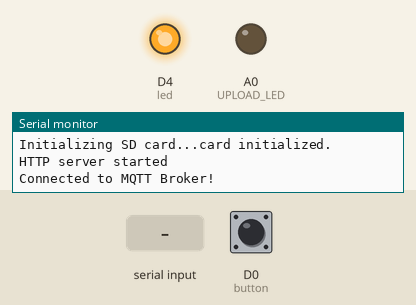
Recording of a sketch running on a simulated ESP8266 (NodeMCU). On the bench: output pins drawn as LEDs (lit = HIGH), the last lines printed to the serial monitor. Inputs (shaded band) come from the test bench; at power-on: D0 (button) LOW. WiFi joins after 1.5 s; servers stay silent unless stated; storage starts empty; no MQTT or app messages arrive unless stated.

Above: at 3.2 s.
3.3 s: D0 (button) pulled HIGH for 0.15 s
At 3.38 s:
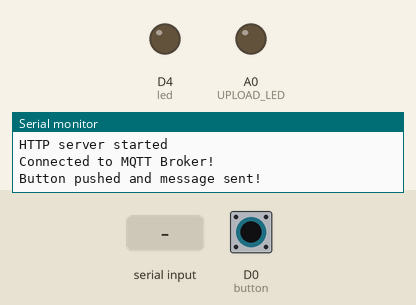
6.4 s: "$#" received over the second serial link
At 7.1 s:
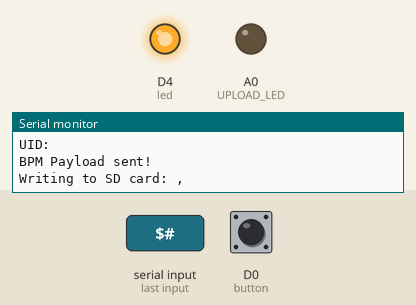
9.4 s: "~#" received over the second serial link
At 10.4 s:
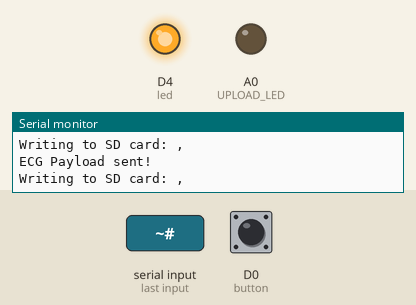
10.9 s: D0 (button) pulled HIGH for 3.2 s
At 11.7 s:
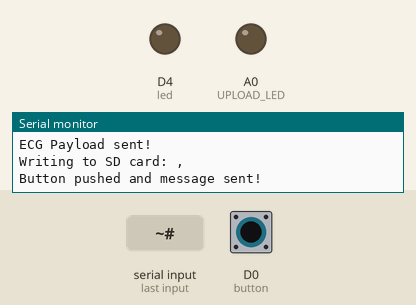
Timing chart, 0 to 15.6 s (numbered marks = the images above; inputs shaded):
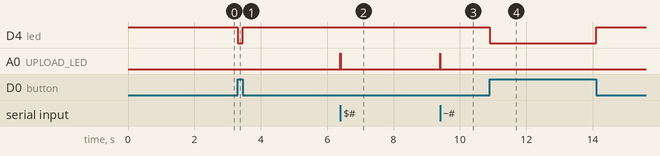

The sketch:

NodeMCU_Serial_SDcard_cloud.ino
```cpp
#include <ESP8266WiFi.h>
#include <WiFiClient.h>
#include <ESP8266WebServer.h>
#include <SoftwareSerial.h>
#include <PubSubClient.h>
#include <SPI.h>
#include <SD.h>
#include <Bounce2.h>

#include "index.h"

#define BAUD_RATE         115200
#define BPM_MAX_RX_CHAR   32
#define ECG_MAX_RX_CHAR   35
#define UPLOAD_LED        A0

const int SD_CS = D8; /* SD card CS/SS Pin */
const int led = LED_BUILTIN; // This code uses the built-in led for visual feedback that the button has been pressed
const int button = D0;       // Connect your button to pin #13

const char* ssid = "ravi";          // WiFi SSID
const char* password = "raviteja";  // WiFi Password

const char* mqtt_server = "192.168.43.173";  // MQTT IP Address
const char* mqtt_topic_bpm = "HK/BPM";    // MQTT Topic Name
const char* mqtt_topic_ecg = "HK/ECG";    // MQTT Topic Name
const char* clientID = "ESP8266";     // The client id identifies the ESP8266 device.

String Unique_ID="";

SoftwareSerial swSer(0, 2, false, 300);
File myFile;    /* Creating an File Object */
Sd2Card card;   /* Creating an SD card object */
ESP8266WebServer server(80); //Server on port 80
WiFiClient wifiClient;       // Initialise the WiFi
PubSubClient client(mqtt_server, 1883, wifiClient);   // 1883 is the listener port for the Broker
Bounce bouncer = Bounce();  // Initialise the Pushbutton Bouncer object

void setup() {
  pinMode(led, OUTPUT);
  pinMode(button, INPUT);
  digitalWrite(led, HIGH); // Switch the on-board LED off to start with
  pinMode(UPLOAD_LED,OUTPUT);
  digitalWrite(UPLOAD_LED,LOW);
  bouncer.attach(button);  // Setup pushbutton Bouncer object
  bouncer.interval(5);

  Serial.begin(BAUD_RATE);
  Serial.println("\nHardware Serial Started in NodeMCU");

  swSer.begin(BAUD_RATE);
  swSer.println("Software Serial Started in NodeMCU");

  ConnectToWiFi();
  SDcardSetup();  /* Initialize SD card*/

  server.on("/", handleRoot);      //Which routine to handle at root location
  server.on("/action_page", handleForm); //form action is handled here
  server.on("/registration", handleRegistration); //form action is handled here
  server.on("/upload_data", upload_data);
  server.begin();                  //Start server
  Serial.println("HTTP server started");
  delay(500);
  if (client.connect(clientID)){                  // Connect to MQTT Broker
    Serial.println("Connected to MQTT Broker!");
  }
  else {
    Serial.println("Connection to MQTT Broker failed...");
  }
}

void loop() {
  server.handleClient();          //Handle client requests
  ScanBTNstatus();

  String incomingString = "";
  char count = 0;
  Unique_ID = server.arg("unique_id");
  while (swSer.available() > 0) {

    incomingString = swSer.readStringUntil('#');

    if(incomingString.startsWith("$")){
      String bpmString = "";
      String BPMpayload = "";

      bpmString = bpmString + incomingString;
      bpmString.remove(0,1);
      BPMpayload = BPMpayload + "B" + "," +  Unique_ID + "," + bpmString;
      digitalWrite(UPLOAD_LED,HIGH);
      Serial.print("UID: ");
      Serial.println(Unique_ID);
      SendDataToServer_BPM(BPMpayload);
      bpmString = Unique_ID + "," + bpmString;
      writeToSDcard_BPM(bpmString);
      digitalWrite(UPLOAD_LED,LOW);
//      Serial.println(bpmString);
    }

    if(incomingString.startsWith("~")){
      String ecgString = "";
      String ECGpayload = "";

      ecgString = ecgString + incomingString;
      ecgString.remove(0,1);
      ECGpayload = ECGpayload + "E" + "," +  Unique_ID + "," + ecgString;
      digitalWrite(UPLOAD_LED,HIGH);
      SendDataToServer_ECG(ECGpayload);
      ecgString = Unique_ID + "," + ecgString;
      writeToSDcard_ECG(ecgString);
      digitalWrite(UPLOAD_LED,LOW);
    }

    if(incomingString.length()>40){
      Serial.println("Buffer Overflow");
      break;
    }
  } // while loop ends
} // void loop ends

void SendDataToServer_BPM(String HKpayload){
  String payload="";
  char payloadArray[200];
  unsigned int payloadIndex=0;

  payload = HKpayload;
  if (client.publish(mqtt_topic_bpm, payload.c_str())) {      // PUBLISH to the MQTT Broker (topic = mqtt_topic, defined at the beginning)
      Serial.println("BPM Payload sent!");
  }
  //client.publish will return a boolean value depending on whether it succeded or not.
  else {
    Serial.println("Message failed to send. Reconnecting to MQTT Broker and trying again");
    client.connect(clientID);
    delay(10);                                              // This delay ensures that client.publish doesn't clash with the client.connect call
    client.publish(mqtt_topic_bpm, payloadArray);
  }
} // send data ends

void SendDataToServer_ECG(String HKpayload){
  String payload="";
  char payloadArray[200];
  unsigned int payloadIndex=0;

  payload = HKpayload;
  if (client.publish(mqtt_topic_ecg, payload.c_str())) {      // PUBLISH to the MQTT Broker (topic = mqtt_topic, defined at the beginning)
      Serial.println("ECG Payload sent!");
  }
  //client.publish will return a boolean value depending on whether it succeded or not.
  else {
    Serial.println("Message failed to send. Reconnecting to MQTT Broker and trying again");
    client.connect(clientID);
    delay(10);                                              // This delay ensures that client.publish doesn't clash with the client.connect call
    client.publish(mqtt_topic_ecg, payloadArray);
  }
} // send data ends

void handleRoot() {
  String s = MAIN_page; //Read HTML contents
  server.send(200, "text/html", s); //Send web page
}

/*  server.on("/registration", handleRegistration); */
void handleRegistration(){
  String s = Registration_PAGE; //Read HTML contents
  server.send(200, "text/html", s); //Send web page
}

/*  server.on("/action_page", handleForm);  */
void handleForm() {
  String PersonDetails = "";

  Unique_ID = server.arg("unique_id");
  String firstName = server.arg("firstname");
  String lastName = server.arg("lastname");
  String gender = server.arg("gender");
  String age = server.arg("age");

  PersonDetails = PersonDetails + Unique_ID + "," + firstName + "," + lastName + "," + gender + "," + age;
  Serial.print("Personal Details: ");
  Serial.println(PersonDetails);
  writeToSDcard_Registration(PersonDetails);

  String s = "<h2>Form Submitted<h2><h4><a href='/'><button> New Form </button> </a></h4>";
  server.send(200, "text/html", s); //Send web page
}

void upload_data(){

  Unique_ID = server.arg("unique_id");

  Serial.print("Uploded UID : ");
  Serial.println(Unique_ID);
  String s = "<h2>Data Uploaded<h2><h4><a href='/'><button> New Upload </button> </a></h4>";
  server.send(200, "text/html", s); //Send web page

}

void writeToSDcard_BPM(String logData){
  /* Checking for SD Status */
  /* If SD card Status has error then fuction returns Else Opens file and Writes data to it */
  if (!card.init(SPI_HALF_SPEED, SD_CS)) {
    Serial.println("initialization failed. Things to check:");
    Serial.println("* is a card inserted?");
    Serial.println("* is your wiring correct?");
    Serial.println("* did you change the SD_CS pin to match your shield or module?");
    return;
  }
  else {
    File dataFile = SD.open("BPM_log.txt", FILE_WRITE); /* Open file in Write mode */
    if (dataFile) {               /* Check for File Else print Error */
      Serial.print("Writing to SD card: ");
      dataFile.println(logData);  /* Writing data to the file */
      dataFile.close();           /* Closing file */
      Serial.println(logData);
    }
    else {  Serial.println("error opening BPM_log.txt");  }
  }
}
/*  writeToSDcard ends  */

void writeToSDcard_ECG(String logData){
  /* Checking for SD Status */
  /* If SD card Status has error then fuction returns Else Opens file and Writes data to it */
  if (!card.init(SPI_HALF_SPEED, SD_CS)) {
    Serial.println("initialization failed. Things to check:");
    Serial.println("* is a card inserted?");
    Serial.println("* is your wiring correct?");
    Serial.println("* did you change the SD_CS pin to match your shield or module?");
    return;
  }
  else {
    File dataFile = SD.open("ECG_log.txt", FILE_WRITE); /* Open file in Write mode */
    if (dataFile) {               /* Check for File Else print Error */
      Serial.print("Writing to SD card: ");
      dataFile.println(logData);  /* Writing data to the file */
      dataFile.close();           /* Closing file */
      Serial.println(logData);
    }
    else {  Serial.println("error opening ECG_log.txt");  }
  }
}
/*  writeToSDcard ends  */

void writeToSDcard_Registration(String logData){
  /* Checking for SD Status */
  /* If SD card Status has error then fuction returns Else Opens file and Writes data to it */
  Serial.println("Inside Function");
  if (!card.init(SPI_HALF_SPEED, SD_CS)) {
    Serial.println("initialization failed. Things to check:");
    Serial.println("* is a card inserted?");
    Serial.println("* is your wiring correct?");
    Serial.println("* did you change the SD_CS pin to match your shield or module?");
    return;
  }
  else {
    Serial.println("Inside else condition");
    File dataFileObject = SD.open("Registrations.txt", FILE_WRITE); /* Open file in Write mode */
    Serial.println("File object created");
    Serial.print("Data to write: ");
    Serial.println(logData);
    if (dataFileObject) {               /* Check for File Else print Error */
      Serial.println("Inside if condition");
      Serial.print("Writing to SD card: ");
      dataFileObject.println(logData);  /* Writing data to the file */
      dataFileObject.close();           /* Closing file */
      Serial.println("File closed");
      Serial.println(logData);
    }
    else {  Serial.println("error opening Registration_log.txt");  }
  }
}
/*  writeToSDcard ends  */

/* This Function is used to initialize the SD card */
void SDcardSetup(void){
 Serial.print("Initializing SD card...");
  if (!SD.begin(SD_CS)) {
    Serial.println("Card failed, or not present");
    while (1);
  }
  Serial.println("card initialized.");
}
/*  SDcardSetup ends  */

void ScanBTNstatus(void){
  bouncer.update();   // Update button state

  if (bouncer.rose()) {
    digitalWrite(led, LOW);

    if (client.publish(mqtt_topic_bpm, "Button pressed!")) {      // PUBLISH to the MQTT Broker (topic = mqtt_topic, defined at the beginning)
      Serial.println("Button pushed and message sent!");
    }

    else {                                                    //client.publish will return a boolean value depending on whether it succeded or not.
      Serial.println("Message failed to send. Reconnecting to MQTT Broker and trying again");
      client.connect(clientID);
      delay(10);                                              // This delay ensures that client.publish doesn't clash with the client.connect call
      client.publish(mqtt_topic_bpm, "Button pressed!");
    }
  }
  else if (bouncer.fell()) {
    // Turn light on when button is released
    digitalWrite(led, HIGH);
  }
}

void ConnectToWiFi(void) {
  WiFi.begin(ssid, password);     //Connect to your WiFi router
  Serial.println("");

  // Wait for connection
  while (WiFi.status() != WL_CONNECTED) {
    delay(500);
    Serial.print(".");
  }

  //If connection successful show IP address in serial monitor
  Serial.println("");
  Serial.print("Connected to ");
  Serial.println("WiFi");
  Serial.print("IP address: ");
  Serial.println(WiFi.localIP());  //IP address assigned to your ESP
}
```

index.h
```cpp
const char MAIN_page[] PROGMEM = R"=====(
<!DOCTYPE html>
<html>
    <body>
        <h3> Health Kit Form </h3>
        <form action="/upload_data "method="POST">
          Unique ID:<br>
          <input type="text" name="unique_id" value="">
          <br>
          <br><br>
          <input type="submit" value="Upload Data">
        </form>
        <br><br>
        <a href="/registration"><button> New Registration </button> </a>
    </body>
</html>
)=====";

const char Registration_PAGE[] PROGMEM = R"=====(
<!DOCTYPE html>
<html>
    <body>
        <h3> Health Kit Registration Form </h3>
        <form action="/action_page"method="POST">
          First name:<br>
          <input type="text" name="firstname" value="">
          <br>
          Last name:<br>
          <input type="text" name="lastname" value="">
          <br>
          Gender:
          <input type="radio" name="gender" value="male"> Male
          <input type="radio" name="gender" value="female"> Female
          <input type="radio" name="gender" value="Other"> Other
          <br>
          Age:
          <input type="number" name="age" min="1" max="100">
          <br><br>
          Unique ID:<br>
          <input type="text" name="unique_id" value="">
          <br>
          <br><br>
          <input type="submit" value="Submit">
        </form>

    </body>
</html>
)=====";
```

Measured:
- after the input at 3.3 s, D4 (led): HIGH → LOW at once, → HIGH 0.15 s later
- after the input at 6.4 s, A0 (UPLOAD_LED): LOW → HIGH at once, → LOW 0.01 s later
- after the input at 9.4 s, A0 (UPLOAD_LED): LOW → HIGH at once, → LOW 0.01 s later
- after the input at 10.9 s, D4 (led): HIGH → LOW at once, → HIGH 3.2 s later
